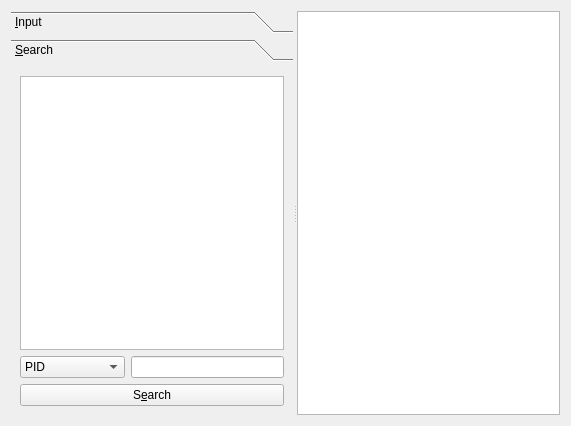
<?xml version="1.0" encoding="UTF-8"?>
<ui version="4.0">
 <class>ProductManagerForm</class>
 <widget class="QWidget" name="ProductManagerForm">
  <property name="geometry">
   <rect>
    <x>0</x>
    <y>0</y>
    <width>571</width>
    <height>426</height>
   </rect>
  </property>
  <property name="windowTitle">
   <string>Client Info</string>
  </property>
  <layout class="QHBoxLayout" name="horizontalLayout_4">
   <item>
    <widget class="QSplitter" name="splitter">
     <property name="orientation">
      <enum>Qt::Horizontal</enum>
     </property>
     <widget class="QToolBox" name="toolBox">
      <property name="currentIndex">
       <number>1</number>
      </property>
      <widget class="QWidget" name="inputPage">
       <property name="geometry">
        <rect>
         <x>0</x>
         <y>0</y>
         <width>276</width>
         <height>366</height>
        </rect>
       </property>
       <attribute name="label">
        <string>&amp;Input</string>
       </attribute>
       <layout class="QHBoxLayout" name="horizontalLayout_3">
        <item>
         <layout class="QVBoxLayout" name="verticalLayout">
          <item>
           <layout class="QFormLayout" name="clientFormLayout">
            <item row="0" column="0">
             <widget class="QLabel" name="idLabel">
              <property name="text">
               <string>&amp;PID</string>
              </property>
              <property name="buddy">
               <cstring>idLineEdit</cstring>
              </property>
             </widget>
            </item>
            <item row="0" column="1">
             <widget class="QLineEdit" name="idLineEdit">
              <property name="readOnly">
               <bool>true</bool>
              </property>
             </widget>
            </item>
            <item row="1" column="0">
             <widget class="QLabel" name="pnameLabel">
              <property name="text">
               <string>&amp;ProductName</string>
              </property>
              <property name="buddy">
               <cstring>pnameLineEdit</cstring>
              </property>
             </widget>
            </item>
            <item row="1" column="1">
             <widget class="QLineEdit" name="pnameLineEdit"/>
            </item>
            <item row="2" column="0">
             <widget class="QLabel" name="priceLabel">
              <property name="text">
               <string>&amp;Price</string>
              </property>
              <property name="buddy">
               <cstring>priceLineEdit</cstring>
              </property>
             </widget>
            </item>
            <item row="2" column="1">
             <widget class="QLineEdit" name="priceLineEdit"/>
            </item>
            <item row="3" column="0">
             <widget class="QLabel" name="stockLabel">
              <property name="text">
               <string>&amp;Stock</string>
              </property>
              <property name="buddy">
               <cstring>stockLineEdit</cstring>
              </property>
             </widget>
            </item>
            <item row="3" column="1">
             <widget class="QLineEdit" name="stockLineEdit"/>
            </item>
           </layout>
          </item>
          <item>
           <spacer name="verticalSpacer">
            <property name="orientation">
             <enum>Qt::Vertical</enum>
            </property>
            <property name="sizeHint" stdset="0">
             <size>
              <width>14</width>
              <height>14</height>
             </size>
            </property>
           </spacer>
          </item>
          <item>
           <layout class="QHBoxLayout" name="horizontalLayout_2">
            <item>
             <widget class="QPushButton" name="addPushButton">
              <property name="text">
               <string>&amp;Add</string>
              </property>
             </widget>
            </item>
            <item>
             <widget class="QPushButton" name="modifyPushButton">
              <property name="text">
               <string>&amp;Modify</string>
              </property>
             </widget>
            </item>
            <item>
             <widget class="QPushButton" name="deletePushButton">
              <property name="text">
               <string>&amp;Delete</string>
              </property>
             </widget>
            </item>
           </layout>
          </item>
         </layout>
        </item>
       </layout>
      </widget>
      <widget class="QWidget" name="searchPage">
       <property name="geometry">
        <rect>
         <x>0</x>
         <y>0</y>
         <width>276</width>
         <height>366</height>
        </rect>
       </property>
       <attribute name="label">
        <string>&amp;Search</string>
       </attribute>
       <layout class="QVBoxLayout" name="verticalLayout_3">
        <item>
         <widget class="QTreeView" name="searchTreeView">
          <property name="rootIsDecorated">
           <bool>false</bool>
          </property>
         </widget>
        </item>
        <item>
         <layout class="QHBoxLayout" name="horizontalLayout">
          <item>
           <widget class="QComboBox" name="searchComboBox">
            <item>
             <property name="text">
              <string>PID</string>
             </property>
            </item>
            <item>
             <property name="text">
              <string>ProductName</string>
             </property>
            </item>
            <item>
             <property name="text">
              <string>Price</string>
             </property>
            </item>
            <item>
             <property name="text">
              <string>Stock</string>
             </property>
            </item>
           </widget>
          </item>
          <item>
           <widget class="QLineEdit" name="searchLineEdit"/>
          </item>
         </layout>
        </item>
        <item>
         <widget class="QPushButton" name="searchPushButton">
          <property name="text">
           <string>S&amp;earch</string>
          </property>
         </widget>
        </item>
       </layout>
      </widget>
     </widget>
     <widget class="QTreeView" name="producttreeView">
      <property name="rootIsDecorated">
       <bool>false</bool>
      </property>
     </widget>
    </widget>
   </item>
  </layout>
 </widget>
 <resources/>
 <connections/>
</ui>
